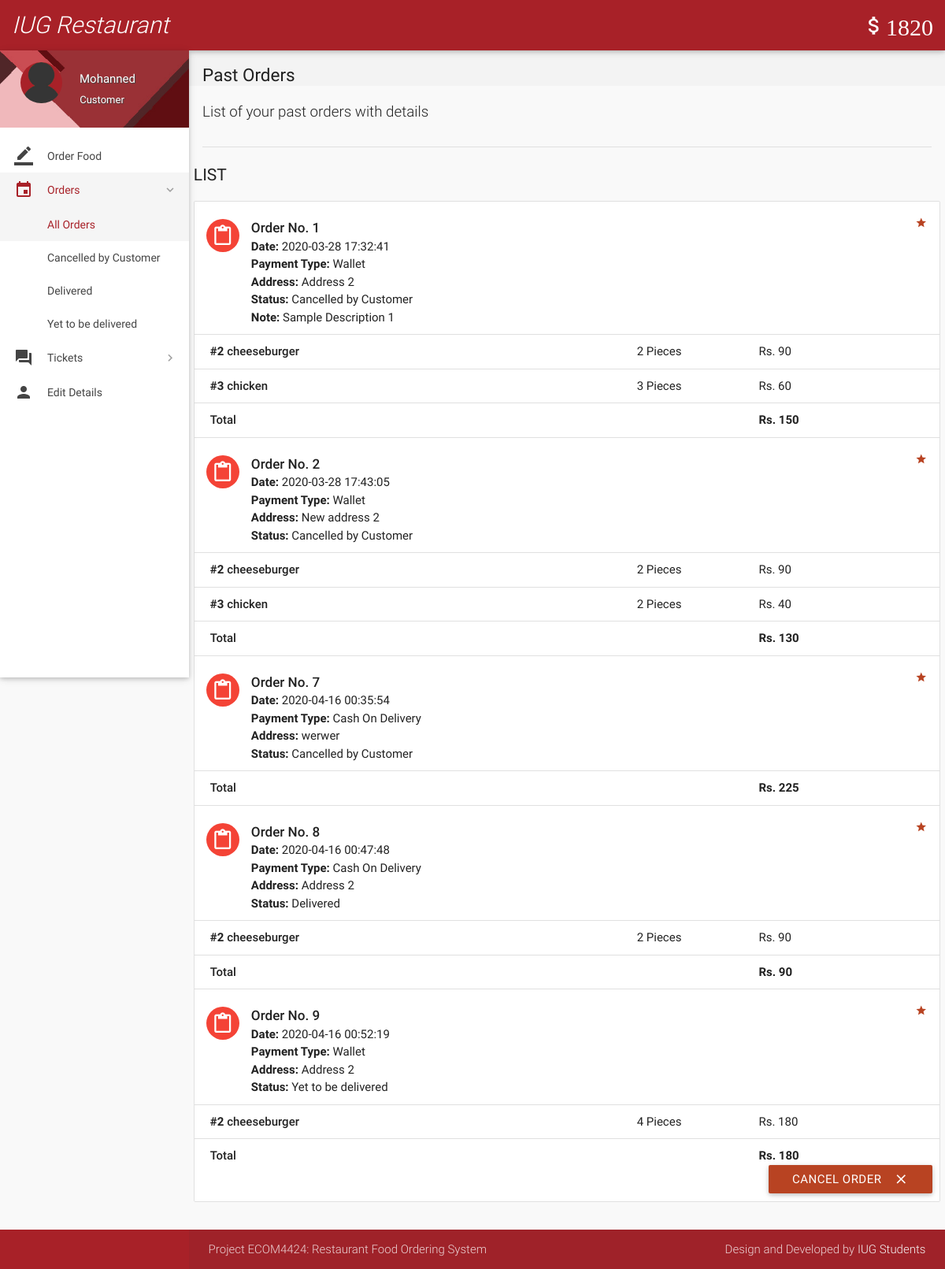
Page /orders.php (signed in) on the earlier database version.
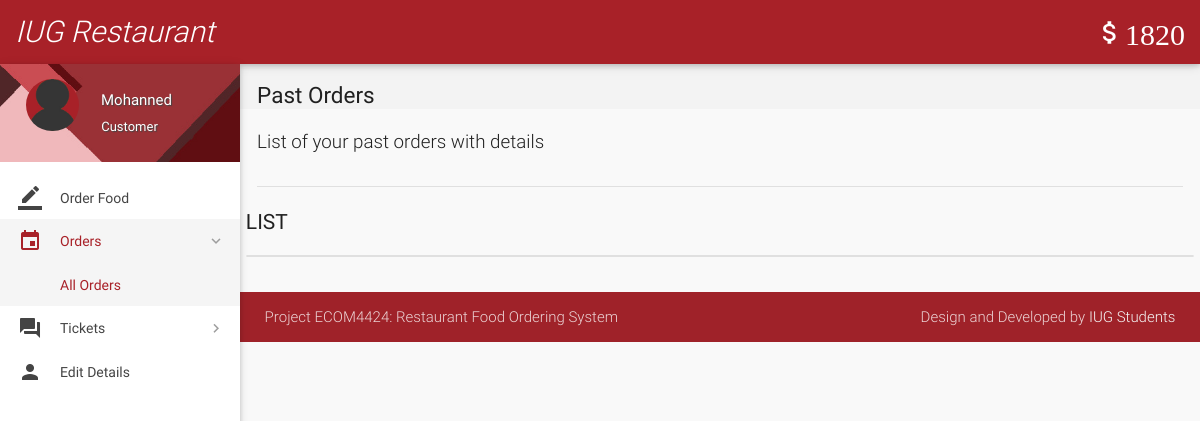
Same page on the later database version.
### tables this page shows
CREATE TABLE `orders` (
  `id` int(11) NOT NULL,
  `customer_id` int(11) NOT NULL,
  `address` varchar(300) NOT NULL,
  `description` varchar(300) NOT NULL,
  `date` datetime NOT NULL DEFAULT current_timestamp(),
  `payment_type` varchar(16) NOT NULL DEFAULT 'Wallet',
  `total` int(11) NOT NULL,
  `status` varchar(25) NOT NULL DEFAULT 'Yet to be delivered',
  `deleted` tinyint(4) NOT NULL DEFAULT 0
);

CREATE TABLE `order_details` (
  `id` int(11) NOT NULL,
  `order_id` int(11) NOT NULL,
  `item_id` int(11) NOT NULL,
  `quantity` int(11) NOT NULL,
  `price` int(11) NOT NULL
);

CREATE TABLE `items` (
  `id` int(11) NOT NULL,
  `name` varchar(20) NOT NULL,
  `price` int(11) NOT NULL,
  `deleted` tinyint(4) NOT NULL DEFAULT 0
);

### includes/wallet.php (called while the page is built)
<?php
$user_id=$_SESSION['user_id'];
$sql = mysqli_query($con, "SELECT * FROM wallet where customer_id = $user_id");
while($row1 = mysqli_fetch_array($sql)){
$wallet_id = $row1['id'];
}
$sql = mysqli_query($con, "SELECT * FROM wallet_details where wallet_id = $wallet_id");
while($row1 = mysqli_fetch_array($sql)){
$balance = $row1['balance'];
}
?>

### includes/connect.php (called while the page is built, shortened)
<?php
$name = $_SESSION['name'];
$role = $_SESSION['role'];
?>

### orders.php (the view, shortened to what the changed rows need)
<?php
include 'includes/connect.php';
include 'includes/wallet.php';
	if($_SESSION['customer_sid']==session_id())
	{
		?>
<!DOCTYPE html>
<html lang="en">
<head>
  <link href="css/materialize.min.css" type="text/css" rel="stylesheet" media="screen,projection">
  <link href="css/style.min.css" type="text/css" rel="stylesheet" media="screen,projection">
  <link href="css/custom/custom.min.css" type="text/css" rel="stylesheet" media="screen,projection">
  <link href="js/plugins/perfect-scrollbar/perfect-scrollbar.css" type="text/css" rel="stylesheet" media="screen,projection">
</head>
<body>
  <header id="header" class="page-topbar">
        <div class="navbar-fixed">
            <nav class="navbar-color">
                <div class="nav-wrapper">
                    <ul class="left">
                      <li><a href="#" class="waves-effect waves-block waves-light"> <i  class="light" ><?php echo "IUG Restaurant" ;?></i></a>
                          </li>
                    </ul>
                    <ul class="right hide-on-med-and-down">
                        <li><a href="#" class="waves-effect waves-block waves-light"><i class="mdi-editor-attach-money"><?php echo $balance;?></i></a>
                        </li>
                    </ul>
                </div>
            </nav>
        </div>
  </header>
  <div id="main">
    <div class="wrapper">
      <aside id="left-sidebar-nav">
        <ul id="slide-out" class="side-nav fixed leftside-navigation">
            <li class="user-details cyan darken-2">
            <div class="row">
                <div class="col col s4 m4 l4">
                    <img src="images/avatar.jpg" alt="" class="circle responsive-img valign profile-image">
                </div>
                <div class="col col s8 m8 l8">
                    <a class="btn-flat dropdown-button waves-effect waves-light white-text profile-btn" href="#" data-activates="profile-dropdown"><?php echo $name;?> <i class="mdi-navigation-arrow-drop-down right"></i></a>
                    <p class="user-roal"><?php echo $role;?></p>
                </div>
            </div>
            </li>
            <li class="bold"><a href="index.php" class="waves-effect waves-cyan"><i class="mdi-editor-border-color"></i> Order Food</a>
            </li>
                <li class="no-padding">
                    <ul class="collapsible collapsible-accordion">
                        <li class="bold"><a class="collapsible-header waves-effect waves-cyan active"><i class="mdi-editor-insert-invitation"></i> Orders</a>
                            <div class="collapsible-body">
                                <ul>
								<li class="<?php
								if(!isset($_GET['status'])){
										echo 'active';
									}?>
									"><a href="orders.php">All Orders</a>
                                </li>
								<?php
									$sql = mysqli_query($con, "SELECT DISTINCT status FROM orders  WHERE customer_id = $user_id;;");
									while($row = mysqli_fetch_array($sql)){
                                    echo '<li class='.(isset($_GET['status'])?($status == $_GET['status'] ? 'active' : ''): '').'><a href="orders.php?status='.$row['status'].'">'.$row['status'].'</a>
                                    </li>';
									}
									?>
                                </ul>
                            </div>
                        </li>
                    </ul>
                </li>
                <li class="no-padding">
                    <ul class="collapsible collapsible-accordion">
                        <li class="bold"><a class="collapsible-header waves-effect waves-cyan"><i class="mdi-action-question-answer"></i> Tickets</a>
                        </li>
                    </ul>
                </li>
            <li class="bold"><a href="details.php" class="waves-effect waves-cyan"><i class="mdi-social-person"></i> Edit Details</a>
            </li>
        </ul>
        </aside>
      <section id="content">
        <div id="breadcrumbs-wrapper">
          <div class="container">
            <div class="row">
              <div class="col s12 m12 l12">
                <h5 class="breadcrumbs-title">Past Orders</h5>
              </div>
            </div>
          </div>
        </div>
        <div class="container">
          <p class="caption">List of your past orders with details</p>
          <div class="divider"></div>
<div id="work-collections" class="seaction">
					<?php
					if(isset($_GET['status'])){
						$status = $_GET['status'];
					}
					else{
						$status = '%';
					}
					$sql = mysqli_query($con, "SELECT * FROM orders WHERE customer_id = $user_id AND status LIKE '$status';;");
					echo '              <div class="row">
                <div>
                    <h4 class="header">List</h4>
                    <ul id="issues-collection" class="collection">';
					while($row = mysqli_fetch_array($sql))
					{
						$status = $row['status'];
						echo '<li class="collection-item avatar">
                              <i class="mdi-content-content-paste red circle"></i>
                              <span class="collection-header">Order No. '.$row['id'].'</span>
                              <p><strong>Date:</strong> '.$row['date'].'</p>
                              <p><strong>Payment Type:</strong> '.$row['payment_type'].'</p>
							  <p><strong>Address: </strong>'.$row['address'].'</p>
                              <p><strong>Status:</strong> '.($status=='Paused' ? 'Paused <a  data-position="bottom" data-delay="50" data-tooltip="Please contact administrator for further details." class="btn-floating waves-effect waves-light tooltipped cyan">    ?</a>' : $status).'</p>
							  '.(!empty($row['description']) ? '<p><strong>Note: </strong>'.$row['description'].'</p>' : '').'
							  <a href="#" class="secondary-content"><i class="mdi-action-grade"></i></a>
                              </li>';
						$order_id = $row['id'];
						$sql1 = mysqli_query($con, "SELECT * FROM order_details WHERE order_id = $order_id;");
						while($row1 = mysqli_fetch_array($sql1))
						{
							$item_id = $row1['item_id'];
							$sql2 = mysqli_query($con, "SELECT * FROM items WHERE id = $item_id;");
							while($row2 = mysqli_fetch_array($sql2)){
								$item_name = $row2['name'];
							}
							echo '<li class="collection-item">
                            <div class="row">
                            <div class="col s7">
                            <p class="collections-title"><strong>#'.$row1['item_id'].'</strong> '.$item_name.'</p>
                            </div>
                            <div class="col s2">
                            <span>'.$row1['quantity'].' Pieces</span>
                            </div>
                            <div class="col s3">
                            <span>Rs. '.$row1['price'].'</span>
                            </div>
                            </div>
                            </li>';
							$id = $row1['order_id'];
						}
								echo'<li class="collection-item">
                                        <div class="row">
                                            <div class="col s7">
                                                <p class="collections-title"> Total</p>
                                            </div>
                                            <div class="col s2">
											<span> </span>
                                            </div>
                                            <div class="col s3">
                                                <span><strong>Rs. '.$row['total'].'</strong></span>
                                            </div>';
								if(!preg_match('/^Cancelled/', $status)){
									if($status != 'Delivered'){
								echo '<form action="routers/cancel-order.php" method="post">
										<input type="hidden" value="'.$id.'" name="id">
										<input type="hidden" value="Cancelled by Customer" name="status">
										<input type="hidden" value="'.$row['payment_type'].'" name="payment_type">
										<button class="btn waves-effect waves-light right submit" type="submit" name="action">Cancel Order
                                              <i class="mdi-content-clear right"></i>
										</button>
										</form>';
								}
								}
								echo'</div></li>';
					}
					?>
					 </ul>
                </div>
              </div>
            </div>
        </div>
      </section>
    </div>
  </div>
  <footer class="page-footer">
    <div class="footer-copyright">
      <div class="container">
        <span>Project ECOM4424: Restaurant Food Ordering System  </span>
        <span class="right"> Design and Developed by <a class="grey-text text-lighten-4" href="#">IUG Students</a></span>
        </div>
    </div>
   </footer>
</body>
</html>
<?php
	}
?>

Differences in the rows shown:
removed orders: id "1", date "2020-03-28 17:32:41", payment_type "Wallet", address "Address 2", status "Cancelled by Customer", description "Sample Description 1", total "150"
removed order_details: item "2", item.name "cheeseburger", quantity "2", price "90", shown under "1"
removed order_details: item "3", item.name "chicken", quantity "3", price "60", shown under "1"
removed orders: id "2", date "2020-03-28 17:43:05", payment_type "Wallet", address "New address 2", status "Cancelled by Customer", total "130"
removed order_details: item "2", item.name "cheeseburger", quantity "2", price "90"
removed order_details: item "3", item.name "chicken", quantity "2", price "40"
removed orders: id "7", date "2020-04-16 00:35:54", payment_type "Cash On Delivery", address "werwer", status "Cancelled by Customer", total "225"
removed orders: id "8", date "2020-04-16 00:47:48", payment_type "Cash On Delivery", address "Address 2", status "Delivered", total "90"
removed order_details: item "2", item.name "cheeseburger", quantity "2", price "90", shown under "8"
removed orders: id "9", date "2020-04-16 00:52:19", payment_type "Wallet", address "Address 2", status "Yet to be delivered", total "180"
removed order_details: item "2", item.name "cheeseburger", quantity "4", price "180", shown under "9"
Other differences:
list line gone: "Cancelled by Customer"
list line gone: "Delivered"
list line gone: "Yet to be delivered"
